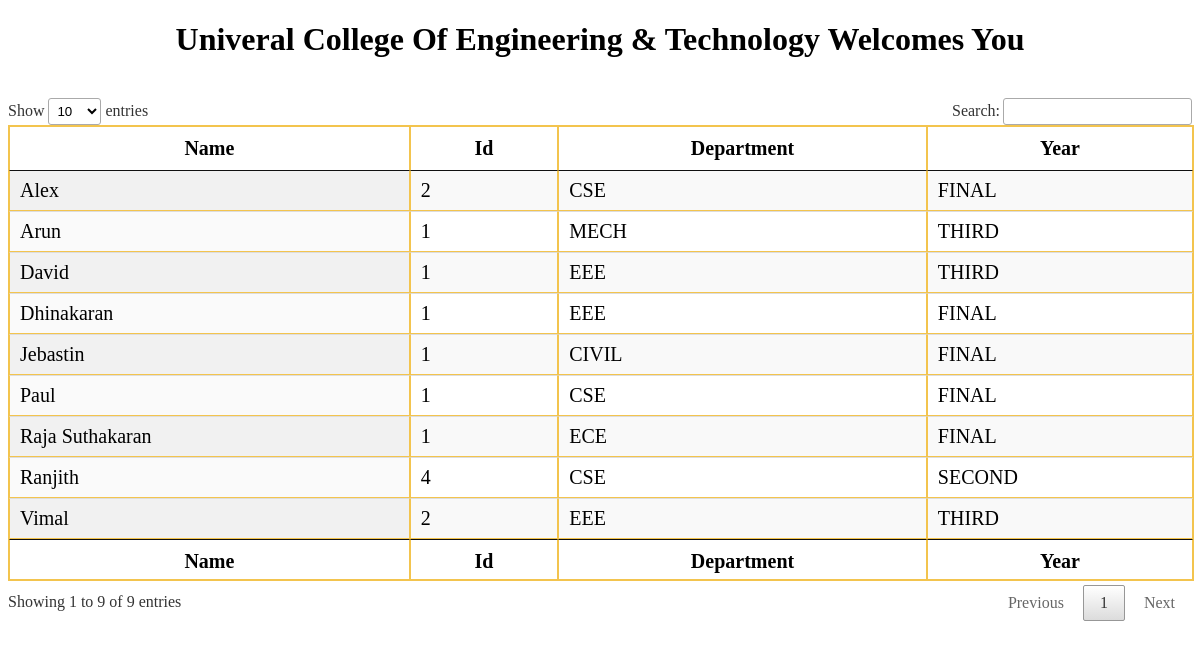
/college/, run on the app's committed database.
### collegeApp/models.py (models this page shows)
class CollegeStudent(models.Model):
    studName = models.CharField(max_length = 30)
    studId = models.IntegerField()
    studDept = models.CharField(max_length = 30)
    studYear = models.CharField(max_length = 30)

### collegeApp/views.py (the view)
# urls.py: path('college/',views.display_data)
def display_data(request):
    collegeName = "Univeral College Of Engineering & Technology"
    collegeData = CollegeStudent.objects.all()
    display_data = {"college":collegeName , "college_list":collegeData}
    return render(request , 'college.html' , context = display_data)

### templates/college.html (shortened to what this page needs)
<!DOCTYPE html>
<html lang="en">
{% load static %}
<head>
    <link rel="stylesheet" href = '{% static "css/college_style.css" %}' type="text/css" />
    <link rel="stylesheet" href = '{% static "css/jquery.dataTables.min.css" %}' type="text/css" />
</head>
<body>
    <h1>{{college}} Welcomes You </h1><br>
    <table class="display myTable" id="customTable">
        <thead>
            <tr>
                <th>Name</th>
                <th>Id</th>
                <th>Department</th>
                <th>Year</th>
            </tr>
        </thead>
        <tbody>
            {% if college_list %}
                {% for student in college_list %}
                    <tr>
                        <td>{{student.studName}}</td>
                        <td>{{student.studId}}</td>
                        <td>{{student.studDept}}</td>
                        <td>{{student.studYear}}</td>
                    </tr>
                {% endfor %}
            {% endif %}
        </tbody>
        <tfoot>
            <tr>
                <th>Name</th>
                <th>Id</th>
                <th>Department</th>
                <th>Year</th>
            </tr>
        </tfoot>
    </table>
</body>
</html>

### static/css/college_style.css (style rules this page uses)
h1 { text-align: center; }
table { border:1px solid rgb(243, 196, 78); width:100%; border-collapse: collapse; }
td,th { border:1px solid rgb(243, 196, 78); padding:10px; font-size: 20px; }

### data on the page
CollegeStudent: studName "Paul", studId "1", studDept "CSE", studYear "FINAL"
CollegeStudent: studName "Alex", studId "2", studDept "CSE", studYear "FINAL"
CollegeStudent: studName "Dhinakaran", studId "1", studDept "EEE", studYear "FINAL"
CollegeStudent: studName "Raja Suthakaran", studId "1", studDept "ECE", studYear "FINAL"
CollegeStudent: studName "Jebastin", studId "1", studDept "CIVIL", studYear "FINAL"
CollegeStudent: studName "David", studId "1", studDept "EEE", studYear "THIRD"
CollegeStudent: studName "Vimal", studId "2", studDept "EEE", studYear "THIRD"
CollegeStudent: studName "Arun", studId "1", studDept "MECH", studYear "THIRD"
CollegeStudent: studName "Ranjith", studId "4", studDept "CSE", studYear "SECOND"

### other printed values
{{ college }} "Univeral College Of Engineering & Technology"
